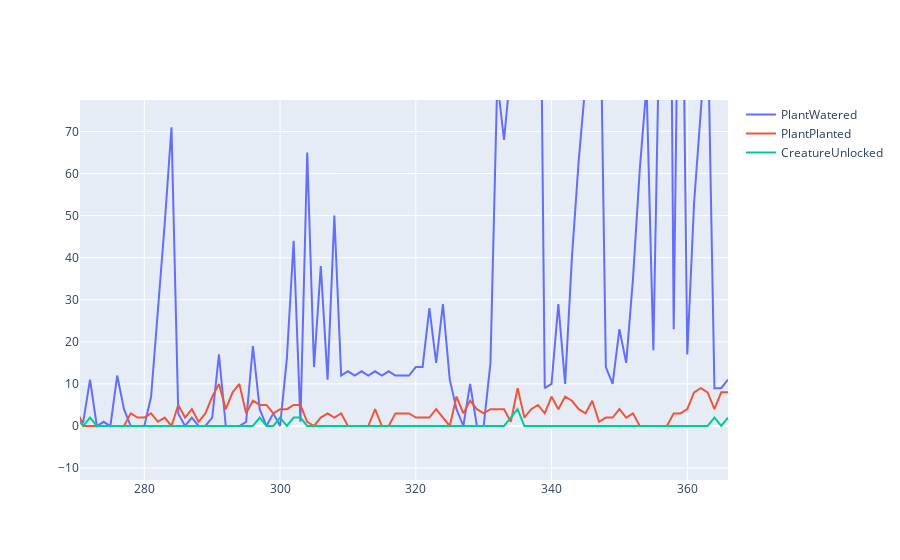

The cell this chart's notebook holds for it:
### Code cell
# subdf = alldf[alldf["eventKey"] == "CardPlacedInMachine"]
timeWindow = 60
binCount = (max(subdf["timeEpoch"]) - min(subdf["timeEpoch"])) / timeWindow

def makeBin(sdf, event = ""):
    if event != "":
        sdf = sdf[sdf["eventKey"] == event]
    ct = pd.cut(sdf["timeEpoch"], binCount)
    bins = sdf["timeEpoch"].groupby(ct).count()
    bb = bins.tolist()
    bAct = {"x": list(range(len(bb))), "y": bb, "name": event}
    return bAct

# ct = pd.cut(subdf["timeEpoch"], binCount)
# cardct = pd.cut(cardDf["timeEpoch"], binCount)

# df.groupby(pd.cut(df["B"], np.arange(0, 1.0+0.155, 0.155))).sum()
# actionBins = subdf["timeEpoch"].groupby(ct).count()
# cardBins = cardDf["timeEpoch"].groupby(cardct).count()
# screenChange = makeBin(subdf)
# cardChange = makeBin(cardDf)
# treasureOpen = makeBin(treasureOpendf)
# plating

# PlantWatered, PlantPlanted, RainbowPlantPlanted, PlantStateChanged, CreatureUnlocked

# ['PlantWatered' 'CreatureStateChanged' 'PlantStateChanged'
#  'TreasureDespawned' 'TreasureSpawned' 'GameStart' 'CreatureUnlocked'
#  'CreatureSelected' 'FlagMoved' 'FlagPlaced' 'CurrentScreenChanged'
#  'CardPlacedInMachine' 'CreatureSpawned' 'PlantPlanted'
#  'CreatureDeselected' 'CreatureDespawned' 'LeafyOrbFilled'
#  'CreatureLocked' 'MushroomOrbFilled' 'TreasureOpened'
#  'SeedPacketCountChanged' 'FlagCancelled' 'WoodyOrbFilled' 'AllOrbsFilled'
#  'CardPlacedInTray' 'CardSwapped' 'RainbowPlantPlanted']

# flagMove = makeBin(flagDf)

# cardmakeBin(subdf)

# screenChange = {"x": list(range(len(ab))), "y": ab}
# cardChange = {"x": list(range(len(cb))), "y": cb}

# data = [screenChange, stateChange]
# data = [screenChange, cardChange, treasureOpen, flagMove]
data = [makeBin(alldf, "PlantWatered"), makeBin(alldf, "PlantPlanted"), makeBin(alldf, "CreatureUnlocked")]


iplot(data, filename='normalized histogram')

### Figure 1 — Plotly figure (JSON) as saved in the notebook; plotly's stock layout.template omitted (floating-point values rounded to 4 significant figures; data arrays with more than 128 entries replaced by an {"elided": "..."} marker saying what was removed)
{"data": [{"name": "PlantWatered", "type": "scatter", "x": {"elided": "367 int values"}, "y": {"elided": "367 int values"}}, {"name": "PlantPlanted", "type": "scatter", "x": {"elided": "367 int values"}, "y": {"elided": "367 int values"}}, {"name": "CreatureUnlocked", "type": "scatter", "x": {"elided": "367 int values"}, "y": {"elided": "367 int values"}}], "layout": {"autosize": true, "xaxis": {"autorange": false, "range": [270.5, 366], "type": "linear"}, "yaxis": {"autorange": false, "range": [-12.83, 77.48], "type": "linear"}}}
